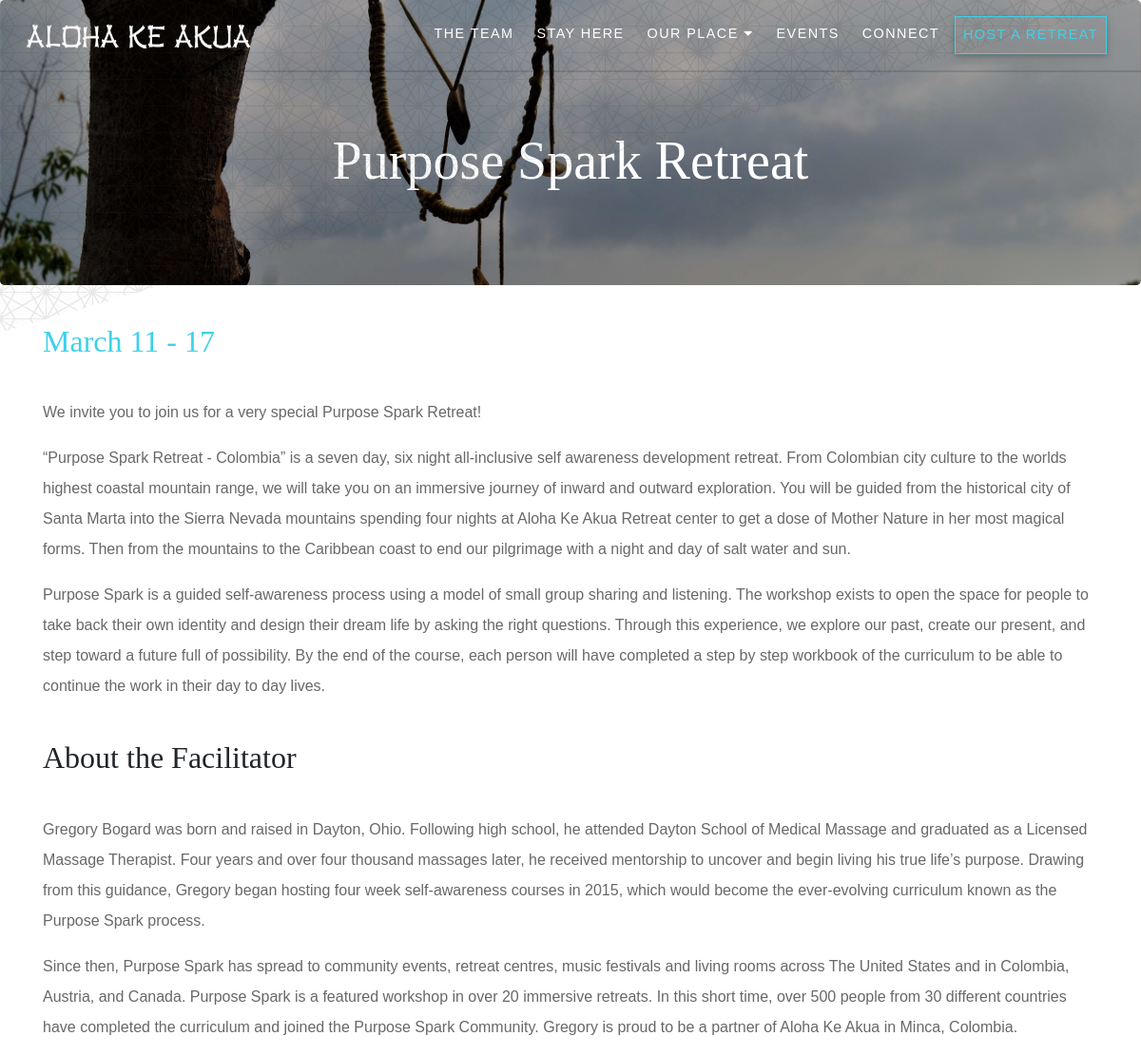
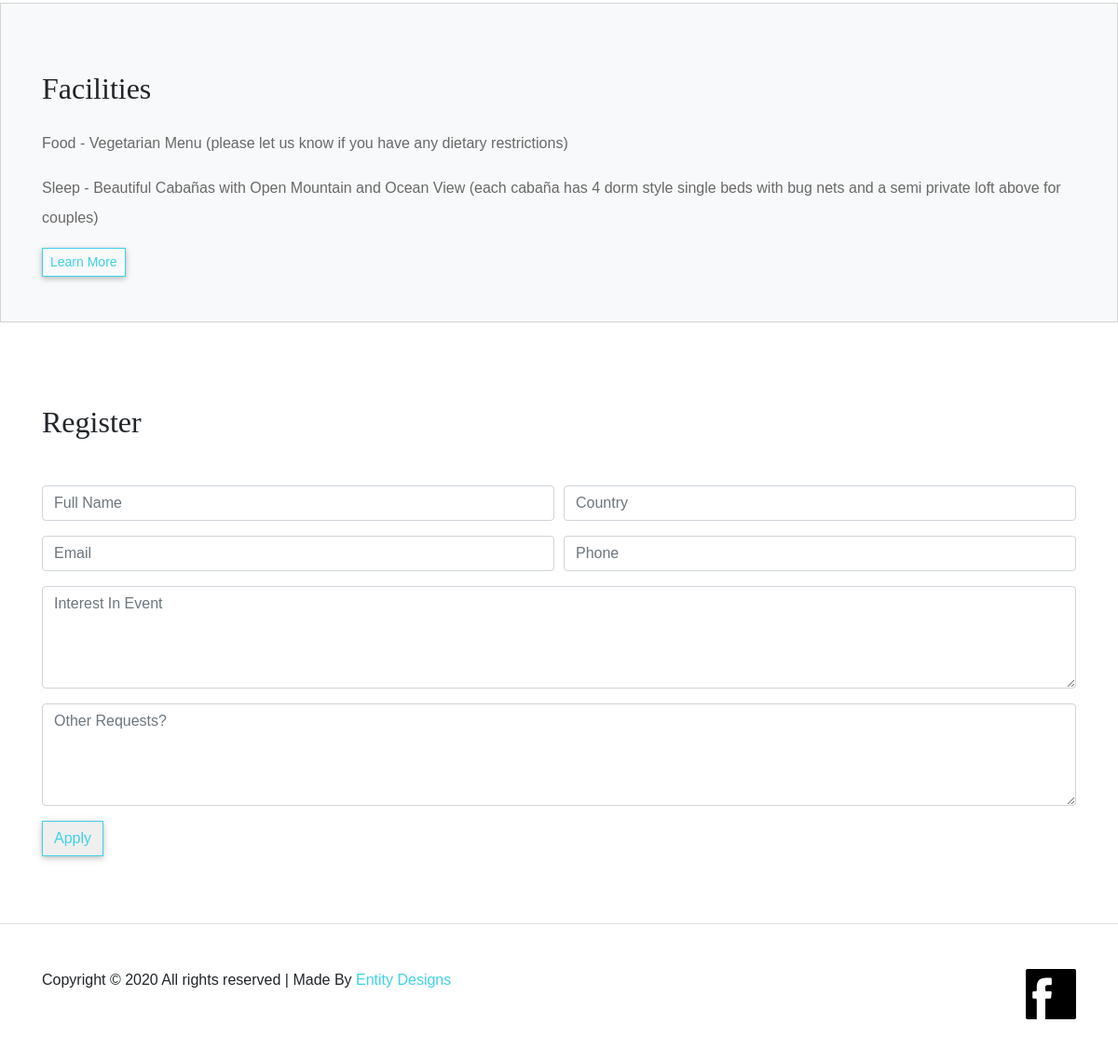
Screenshot of /retreats/events/3 with the database file from the repository (2 pictures, top to bottom).
### retreats/models.py (models this page shows, shortened)
class Event(models.Model):
    title = models.CharField(max_length=200)
    home_image = models.ImageField(upload_to='img/', blank=True, default='img/yoga.jpg')
    start_date = models.DateField()
    end_date = models.DateField(blank=True, null=True)
    short_description = models.TextField(max_length=350, help_text='Enter a short description of the retreat')
    description = models.TextField(max_length=1500, help_text='Enter a description of the retreat')
    facilities = models.ManyToManyField(Facility, help_text='Select the Facilities Present', blank=True)
    host = models.TextField(max_length=1000, null=True, blank=True, help_text='Enter a description of the facilitator if there is one')
    schedule = models.TextField(max_length=1000, null=True, blank=True, help_text='Enter a description of the schedule if there is one')
    picture_position = models.CharField(max_length=6, default='center', help_text='Type: up, down, or center to choose header image position ')
    class Meta:
        ordering = ['-start_date']
    @property
    def months_different(self):
        if self.end_date:
            return self.start_date.strftime('%B') == self.end_date.strftime('%B')
    @property
    def position(self):
        if self.picture_position == 'up':
            return '25%'
        elif self.picture_position == 'center':
            return 'center'
        elif self.picture_position == 'down':
            return '75%'

class Facility(models.Model):
    name = models.CharField(max_length=500)

### retreats/views.py (the view)
# urls.py: path('events/<int:pk>', views.EventDetail.as_view(), name='event-detail'),
class EventDetail(generic.DetailView):
    model = Event

### retreats/templates/retreats/event_detail.html (shortened to what this page needs)
{% extends "base_generic.html" %}
{% block content %}
<section id="{{event.title|cut:' ' }}"
    class="jumbotron text-center d-flex flex-column justify-content-center align-items-center mb-0 header-mobile">
    <h2 class="display-4 mt-5">{{ event.title }}</h2>
</section>
<section id="content" class="text-center text-md-left">
    <div class="container">
        <div class="row mt-3">
            <div class="col-12">
                <h2 class="retreat-date my-4">{{ event.start_date|date:'F j'}}
                    {% if event.end_date != null %} -
                    {% if event.months_different %}
                    {{ event.end_date|date:'j' }}
                    {% else %}
                    {{ event.end_date|date:'F j' }}
                    {% endif %}
                    {% endif %}</h2>
                <p>{{ event.description|linebreaks }}</p>
                 {% if event.host %}
                 <h2 class="my-4">About the Facilitator</h2>
                 <p>{{ event.host|linebreaks }}</p>
                 {% endif %}
            </div>
        </div>
    </div>
</section>
{% if event.facilities.count != 0 or event.schedule %}
<section id="content" class="d-flex justify-content-center align-items-center py-5 grey-background">
    <div class="container">
        <div class="row">
            {% if event.facilities.count != 0 %}
            <div class="col-md-12 text-center text-md-left">
                <h2 class="my-4">Facilities</h2>
                {% for facility in event.facilities.all %}
                <p>{{ facility.name }}</p>
                {% endfor %}
                <a href="{% url 'the_space' %}" class="btn rounded-0 btn-sm" id="btn-custom">Learn More</a>
            </div>
            {% endif %}
        </div>
    </div>
</section>
{% endif %}
<section class="py-5">
    <div class="container text-center text-md-left">
        <div class="row mt-3">
            <div class="col-12 my-4">
                <h2 class="mb-5">Register</h2>
                <form method="POST" action="/retreat-send" class="needs-validation" novalidate>
                    <div class="form-row">
                        <div class="form-group col-md-6">
                            <input type="text" class="form-control" id="inputName" name="inputName" placeholder="Full Name" required>
                        </div>
                        <div class="form-group col-md-6">
                            <input type="text" class="form-control" id="inputCountry" name="inputCountry" placeholder="Country">
                        </div>
                    </div>
                    <div class="form-row">
                        <div class="form-group col-md-6">
                            <input type="email" class="form-control" id="inputEmail" name="inputEmail" placeholder="Email" required>
                        </div>
                        <div class="form-group col-md-6">
                            <input type="phone" class="form-control" id="inputPhone" name="inputPhone" placeholder="Phone">
                        </div>
                    </div>
                    <div class="form-group">
                        <textarea class="form-control" id="inputInterest" name="inputInterest" rows="4" placeholder="Interest In Event"
                            required></textarea>
                    </div>
                    <div class="form-group">
                        <textarea class="form-control" id="inputRequests" name="inputRequests" rows="4" placeholder="Other Requests?"
                            ></textarea>
                    </div>
                    <button type="submit" class="btn btn-large rounded-0" id="btn-custom">Apply</button>
                </form>
            </div>
        </div>
    </div>
</section>
{% endblock %}

### retreats/static/css/main.css (style rules this page uses)
* { font-family: "Gotham", sans-serif; }
h1, h2, h3, h4, h5, h1 a { font-family: "Gotham Thin"; }
p { font-family: "Gotham", sans-serif; color: #686868; -webkit-font-smoothing: antialiased; font-size: 16px; line-height: 2rem; }
.grey-background { background-color: #F8F9FA; border: 1px solid lightgray; }
#btn-custom { border: 1px #3ed1e8 solid; color: #3ed1e8 !important; -webkit-box-shadow: 0 2px 5px 0 rgba(0, 0, 0, 0.16), 0 2px 10px 0 rgba(0, 0, 0, 0.12); box-shadow: 0 2px 5px 0 rgba(0, 0, 0, 0.16), 0 2px 10px 0 rgba(0, 0, 0, 0.12); }
.retreat-date, .anchor-color { color: #3ed1e8; }
a:hover p, h2 { display: inline-block; text-decoration: none !important; }

### rows the page displays
Event: title "Purpose Spark Retreat", start_date "March 11", end_date "17", description "We invite you to join us for a very special Purpose Spark Retreat! “Purpose Spark Retreat - Colombia” is a seven day, six night all-inclusive self awareness development retreat. From Colombian city culture to the worlds highest coastal mountain range, we will take you on an immersive journey of inward and outward exploration. You will be guided from the historical city of Santa Marta into the Sierra Nevada mountains spending four nights at Aloha Ke Akua Retreat center to get a dose of Mother Nature in her most magical forms. Then from the mountains to the Caribbean coast to end our pilgrimage with a night and day of salt water and sun. Purpose Spark is a guided self-awareness process using…", host "Gregory Bogard was born and raised in Dayton, Ohio. Following high school, he attended Dayton School of Medical Massage and graduated as a Licensed Massage Therapist. Four years and over four thousand massages later, he received mentorship to uncover and begin living his true life’s purpose. Drawing from this guidance, Gregory began hosting four week self-awareness courses in 2015, which would become the ever-evolving curriculum known as the Purpose Spark process. Since then, Purpose Spark has spread to community events, retreat centres, music festivals and living rooms across The United States and in Colombia, Austria, and Canada. Purpose Spark is a featured workshop in over 20 immersive…"
Facility: name "Food - Vegetarian Menu (please let us know if you have any dietary restrictions)"
Facility: name "Sleep - Beautiful Cabañas with Open Mountain and Ocean View (each cabaña has 4 dorm style single beds with bug nets and a semi private loft above for couples)"
